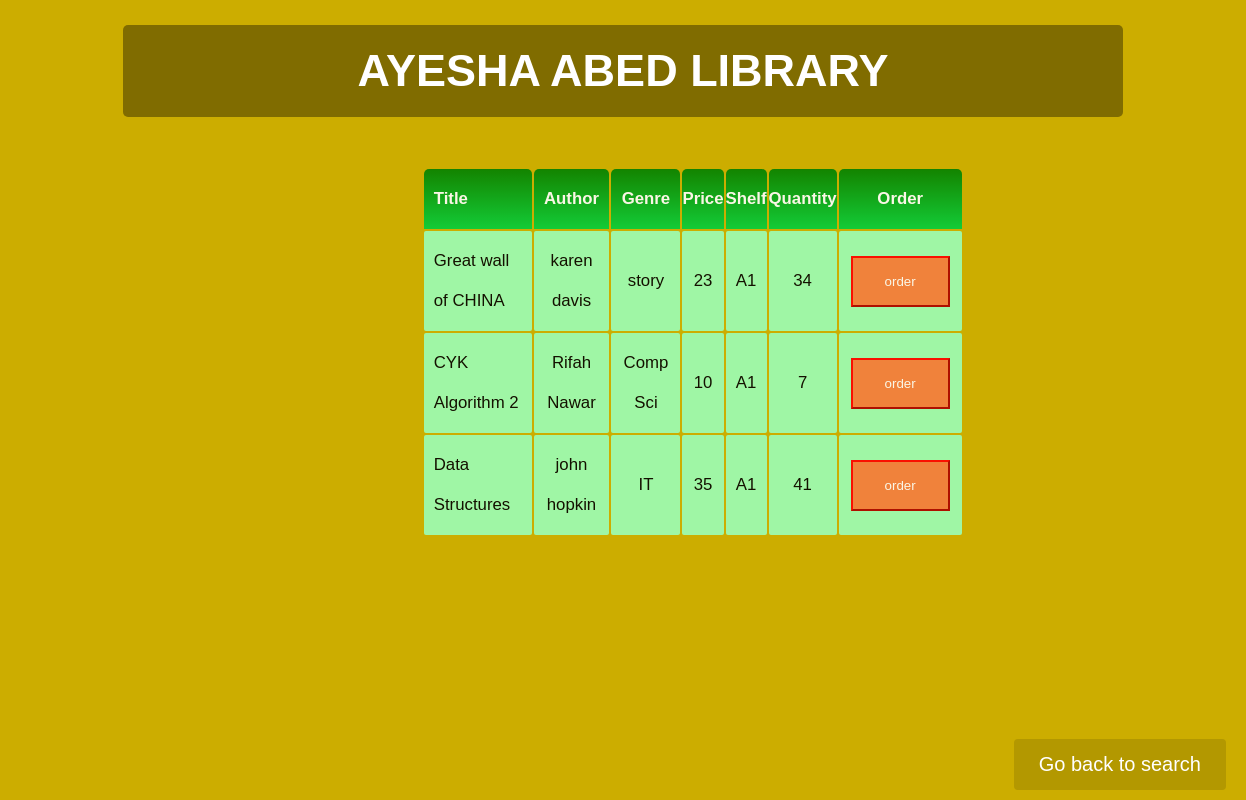
The page /MVC_Structure/Model/show_bookinfo.php on the database its author committed.
### tables this page shows
CREATE TABLE `book` (
  `ISBN` varchar(13) NOT NULL,
  `title` varchar(200) NOT NULL,
  `author` varchar(200) NOT NULL,
  `genre` varchar(200) NOT NULL,
  `price` decimal(10,0) NOT NULL,
  `shelf` varchar(200) NOT NULL DEFAULT 'A1',
  `quantity` int(11) NOT NULL,
  `pub_id` int(11) NOT NULL
);

### MVC_Structure/Model/show_bookinfo.php (the view, shortened to what this page needs)
<html lang="en">
 <head>
	<link rel="stylesheet" href="../View/css/show_bookinfo.css">
 </head>
<body>
<div class="wrapper">
	<div class="header">
		<p>Ayesha Abed Library</p>
	</div>
    <section class="bottomright">
		<a href="../Controller/searchbox.php">Go back to search</a>
	</section>
    <section class = "right">
	 <table>
		 <tr><th>Title</th>
			<th>Author</th>
			<th>Genre</th>
			<th>Price</th>
			<th>Shelf</th>
			<th>Quantity</th>
			<th>Order</th>
		 </tr>
			<?php
			require_once("DBconn.php");
			$b = $_POST["bname"];
			$sql = "SELECT title,author,genre,price,shelf,quantity,ISBN FROM book where title like '%$b%' OR author like '%$b%' ";
			$result = mysqli_query($conn, $sql);
			if(mysqli_num_rows($result) > 0){
				while($row = mysqli_fetch_array($result)){
			?>
			<tr>
			<td> <?php echo $row[0]; ?> </td>
			<td> <?php echo $row[1]; ?> </td>
			<td> <?php echo $row[2]; ?> </td>
			<td> <?php echo $row[3]; ?> </td>
			<td> <?php echo $row[4]; ?> </td>
			<td> <?php echo $row[5]; ?> </td>
			<td><form action="../Model/order.php" method="post">
				<input type="submit" value="order">
			</form></td>
		</tr>
		<?php
				}
	  	 }
		?>
     </table>
	</section>
</div>
</body>
</html>

### MVC_Structure/View/css/show_bookinfo.css (style rules this page uses)
* { margin: 0; padding: 0; box-sizing: border-box; font-family: 'Noto Sans KR', sans-serif; }
body { background-image:url("../img/two.jpg"); background-size: cover; background-color:#ccad00; }
.header { width: 1000px; padding: 20px; background: #806c00; margin: 25px auto; border-radius: 5px; text-align: center; }
.header p { font-size: 45px; text-transform: uppercase; font-weight: 700; color: #ffffff; }
table { width:75%; margin-left:21%; margin-top:25px; margin-bottom:25px; margin-right:13%; font-family: cursive,"Times New Roman",Arial; font-size:105%; font-weight:500; line-height:40px; }
th { border:2px solid ; border-bottom: 4px solid; border: none; background-color:yellow; background:-webkit-linear-gradient(#008000,#00cf3d); background:-moz-linear-gradient(#008000,#00cf3d); background:-o-linear-gradient(#008000,#00cf3d); background:-ms-linear-gradient(#008000,#00cf3d); background-image:linear-gradient(#008000 0%,#00cf3d 100%); border-radius:5px 5px 0px 0px; height:50px; color:#ffffff; }
tr { opacity:0.9; }
table tr td { text-align:center; }
table tr td:first-child { text-align:left; }
table tr th:first-child { text-align:left; padding:10px; }
td { background-color: #9bffb7; padding:10px; border-radius:2px; color: #000000; }
.right { width:58%; display:inline-block; font-family: Arial; margin-left:270px; margin-right: 270px; }
.bottomright { position: absolute; bottom:10px; right:20px; }
.bottomright a { background-color:#b39800; color: #FFFFFF; padding: 14px 25px; text-align: center; text-decoration: none; display: inline-block; border-radius: 4px; font-size: 20px; }
input[type=submit] { background-color: #f57e42; border-color:red; color: white; padding: 16px 32px; text-decoration: none; margin: 4px 2px; cursor: pointer; }

### rows shown on the page
book: title "Great wall of CHINA", author "karen davis", genre "story", price "23", shelf "A1", quantity "34"
book: title "CYK Algorithm 2", author "Rifah Nawar", genre "Comp Sci", price "10", shelf "A1", quantity "7"
book: title "Data Structures", author "john hopkin", genre "IT", price "35", shelf "A1", quantity "41"
